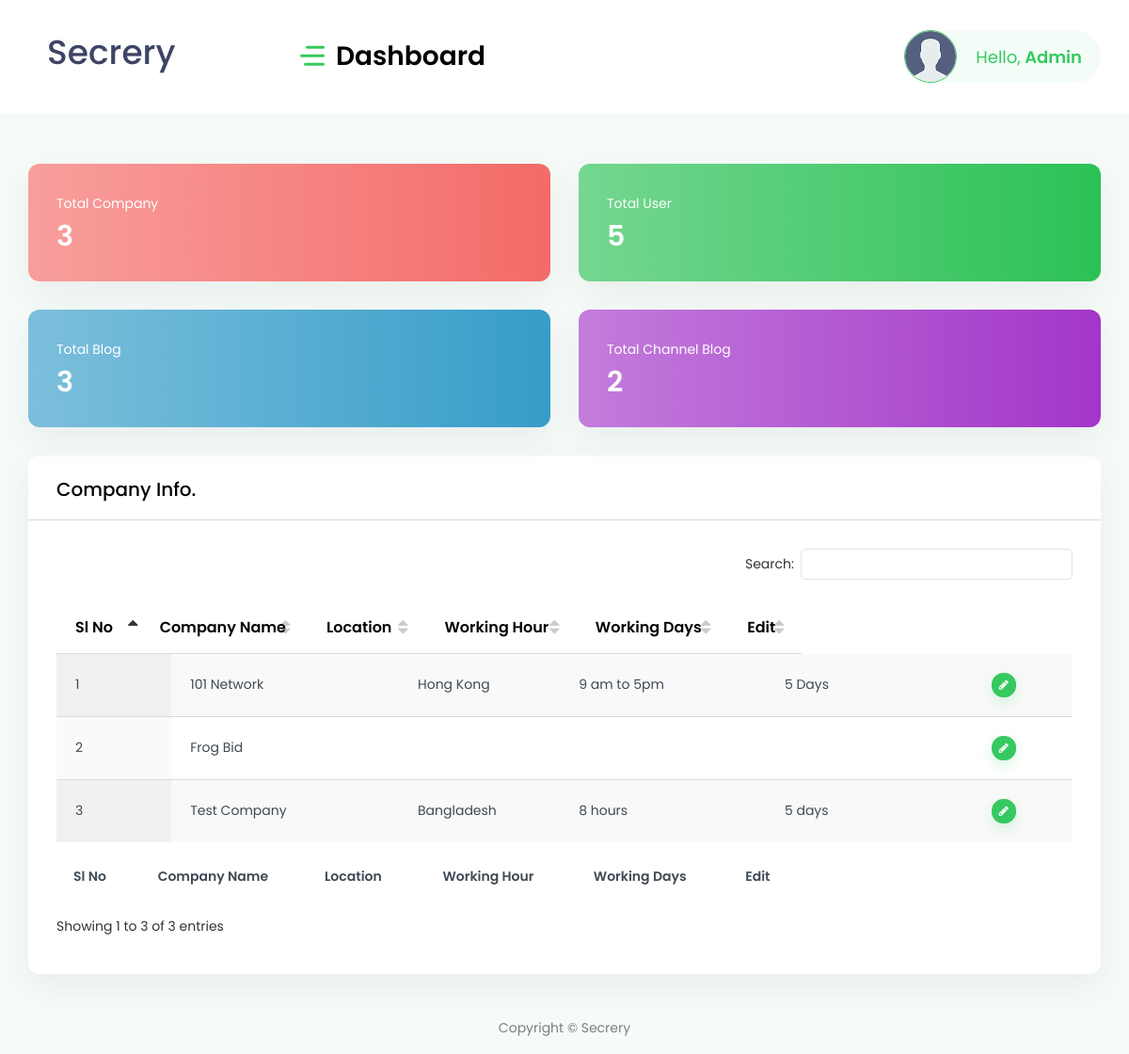
The page /admin/index.php (signed in) on the database its author committed.
### tables this page shows
CREATE TABLE `company_domain` (
  `id` int(11) NOT NULL,
  `company_name` varchar(255) NOT NULL,
  `domain_name` varchar(255) NOT NULL,
  `sub_domain_name` varchar(255) NOT NULL,
  `description` text NOT NULL,
  `salary` decimal(10,0) NOT NULL,
  `hours` decimal(10,0) NOT NULL,
  `promotion` decimal(10,0) NOT NULL,
  `happiness` decimal(10,0) NOT NULL,
  `experience` varchar(255) NOT NULL,
  `monthly_income` varchar(255) NOT NULL,
  `location` varchar(255) NOT NULL,
  `working_hour` varchar(255) NOT NULL,
  `working_day` varchar(255) NOT NULL,
  `image` varchar(255) NOT NULL,
  `employee` int(10) NOT NULL,
  `created_at` datetime NOT NULL DEFAULT current_timestamp()
);

### admin/index.php (the view, shortened to what this page needs)
<?php
include('../config/dbconfig.php');
?>
<!DOCTYPE html>
<html lang="en">
<head>
    <link href="vendor/datatables/css/jquery.dataTables.min.css" rel="stylesheet">
    <link href="vendor/owl-carousel/owl.carousel.css" rel="stylesheet">
    <link href="vendor/bootstrap-select/dist/css/bootstrap-select.min.css" rel="stylesheet">
    <link href="css/style.css" rel="stylesheet">
    <link href="../../cdn.lineicons.com/2.0/LineIcons.css" rel="stylesheet">
</head>
<body>
<div id="main-wrapper">
    <div class="nav-header">
        <a href="index.php" class="brand-logo">
            <h1>Secrery</h1>
        </a>
        <div class="nav-control">
            <div class="hamburger">
                <span class="line"></span><span class="line"></span><span class="line"></span>
            </div>
        </div>
    </div>
    <div class="header">
        <div class="header-content">
            <nav class="navbar navbar-expand">
                <div class="collapse navbar-collapse justify-content-between">
                    <div class="header-left">
                        <div class="dashboard_bar">
                            Dashboard
                        </div>
                    </div>
                    <ul class="navbar-nav header-right">
                        <li class="nav-item dropdown header-profile">
                            <a class="nav-link" href="javascript:;" role="button" data-toggle="dropdown">
                                <img src="images/avatar.png" width="20" alt=""/>
                                <div class="header-info">
                                    <span>Hello,<strong> Admin</strong></span>
                                </div>
                            </a>
                        </li>
                    </ul>
                </div>
            </nav>
        </div>
    </div>
    <div class="content-body">
        <div class="container-fluid">
            <div class="row">
                <div class="col-xl-3 col-xxl-6 col-sm-6">
                    <?php
                    $company_data = $con->query("select count(id) as number from company_domain;");
                    if ($company_data) {
                        while ($number = mysqli_fetch_assoc($company_data)) {
                            $no_of_company = $number['number'];
                        }
                    }
                    ?>
                    <div class="card gradient-bx text-white bg-danger rounded">
                        <div class="card-body">
                            <div class="media align-items-center">
                                <div class="media-body">
                                    <p class="mb-1">Total Company</p>
                                    <div class="d-flex flex-wrap">
                                        <h2 class="fs-40 font-w600 text-white mb-0 mr-3"><?php echo $no_of_company; ?></h2>
                                    </div>
                                </div>
                            </div>
                        </div>
                    </div>
                </div>
                <div class="col-xl-3 col-xxl-6 col-sm-6">
                    <div class="card gradient-bx text-white bg-success rounded">
                        <?php
                        $user_data = $con->query("select count(id) as number from user;");
                        if ($user_data) {
                            while ($number = mysqli_fetch_assoc($user_data)) {
                                $no_of_user = $number['number'];
                            }
                        }
                        ?>
                        <div class="card-body">
                            <div class="media align-items-center">
                                <div class="media-body">
                                    <p class="mb-1">Total User</p>
                                    <div class="d-flex flex-wrap">
                                        <h2 class="fs-40 font-w600 text-white mb-0 mr-3"><?php echo $no_of_user ?></h2>
                                    </div>
                                </div>
                            </div>
                        </div>
                    </div>
                </div>
                <div class="col-xl-3 col-xxl-6 col-sm-6">
                    <div class="card gradient-bx text-white bg-info rounded">
                        <?php
                        $blog_data = $con->query("select count(id) as number from blog;");
                        if ($blog_data) {
                            while ($number = mysqli_fetch_assoc($blog_data)) {
                                $no_of_blog = $number['number'];
                            }
                        }
                        ?>
                        <div class="card-body">
                            <div class="media align-items-center">
                                <div class="media-body">
                                    <p class="mb-1">Total Blog</p>
                                    <div class="d-flex flex-wrap">
                                        <h2 class="fs-40 font-w600 text-white mb-0 mr-3"><?php echo $no_of_blog; ?></h2>
                                    </div>
                                </div>
                            </div>
                        </div>
                    </div>
                </div>
                <div class="col-xl-3 col-xxl-6 col-sm-6">
                    <div class="card gradient-bx text-white bg-secondary rounded">
                        <?php
                        $channel_data = $con->query("select count(id) as number from chanel_post;");
                        if ($channel_data) {
                            while ($number = mysqli_fetch_assoc($channel_data)) {
                                $no_of_channel = $number['number'];
                            }
                        }
                        ?>
                        <div class="card-body">
                            <div class="media align-items-center">
                                <div class="media-body">
                                    <p class="mb-1">Total Channel Blog</p>
                                    <div class="d-flex flex-wrap">
                                        <h2 class="fs-40 font-w600 text-white mb-0 mr-3"><?php echo $no_of_channel; ?></h2>
                                    </div>
                                </div>
                            </div>
                        </div>
                    </div>
                </div>
            </div>
            <div class="row">
                <div class="col-12">
                    <div class="card">
                        <div class="card-header">
                            <h4 class="card-title">Company Info.</h4>
                        </div>
                        <div class="card-body">
                            <div class="table-responsive">
                                <table id="example2" class="display">
                                    <thead>
                                    <tr>
                                        <th>Sl No</th>
                                        <th>Company Name</th>
                                        <th>Location</th>
                                        <th>Working Hour</th>
                                        <th>Working Days</th>
                                        <th>Edit</th>
                                    </tr>
                                    </thead>
                                    <tbody>
                                    <?php
                                    $fetch_company = $con->query("select * from company_domain");
                                    if ($fetch_company) {
                                        $sl = 1;
                                        while ($company = mysqli_fetch_assoc($fetch_company)) {
                                            ?>
                                            <tr>
                                                <td><?php echo $sl;?></td>
                                                <td><?php echo $company['company_name'];?></td>
                                                <td><?php echo $company['location'];?></td>
                                                <td><?php echo $company['working_hour'];?></td>
                                                <td><?php echo $company['working_day'];?></td>
                                                <td><a href="edit_company.php?id=<?php echo $company['id'];?>" class="btn btn-primary shadow btn-xs sharp mr-1"><i
                                                                class="fa fa-pencil"></i></a></td>
                                            </tr>
                                            <?php
                                            $sl++;
                                        }
                                    }
                                    ?>
                                    </tbody>
                                    <tfoot>
                                    <tr>
                                        <th>Sl No</th>
                                        <th>Company Name</th>
                                        <th>Location</th>
                                        <th>Working Hour</th>
                                        <th>Working Days</th>
                                        <th>Edit</th>
                                    </tr>
                                    </tfoot>
                                </table>
                            </div>
                        </div>
                    </div>
                </div>
            </div>
        </div>
    </div>
    <div class="footer">
        <div class="copyright">
            <p>Copyright © Secrery</p>
        </div>
    </div>
</div>
</body>
</html>

### rows shown on the page
company_domain: company_name "101 Network", location "Hong Kong", working_hour "9 am to 5pm", working_day "5 Days"
company_domain: company_name "Frog Bid"
company_domain: company_name "Test Company", location "Bangladesh", working_hour "8 hours", working_day "5 days"

### other values the page prints
$no_of_company "3"
$no_of_user "5"
$no_of_blog "3"
$no_of_channel "2"
